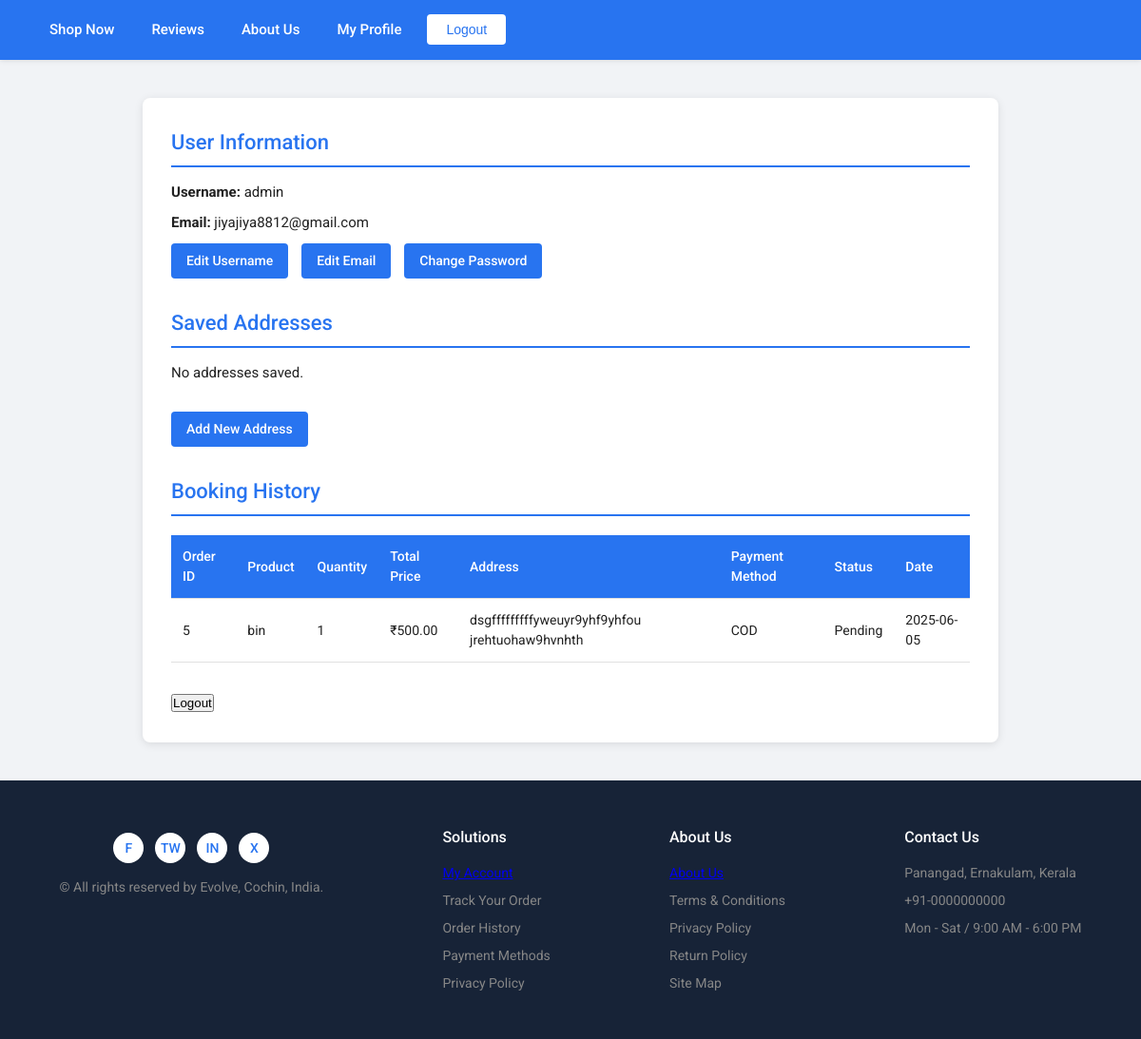
The page /profile/ (signed in) on the database as committed earlier.
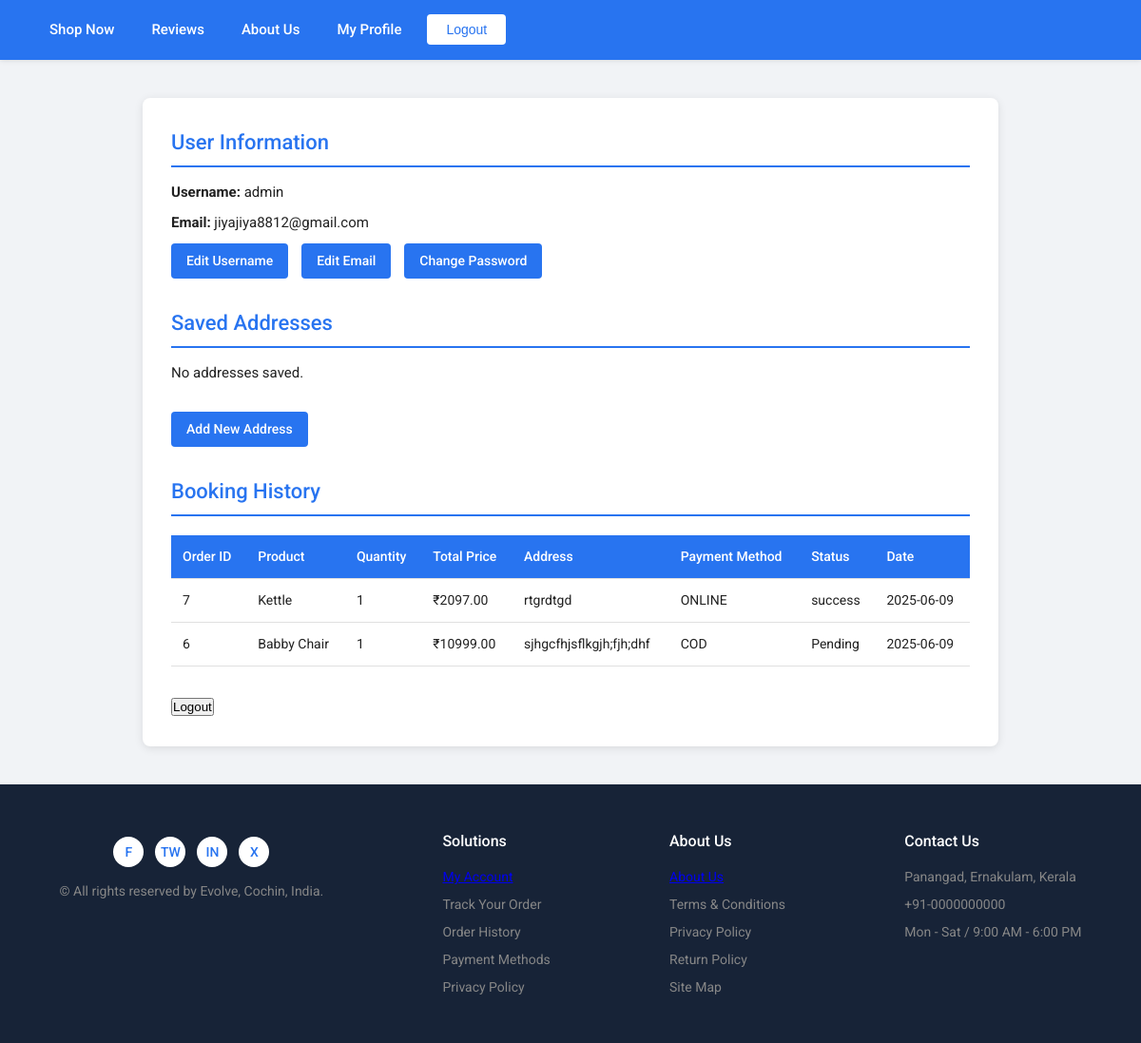
The same page on the database as committed later.
### eapp/models.py (models this page shows, shortened)
class Order(models.Model):
    PAYMENT_CHOICES = [
        ('COD', 'Cash on Delivery'),
        ('ONLINE', 'Online Payment'),
    ]
    user = models.ForeignKey(User, on_delete=models.CASCADE)
    product = models.ForeignKey(Gallery, on_delete=models.CASCADE)
    quantity = models.PositiveIntegerField(default=1)
    total_price = models.DecimalField(max_digits=10, decimal_places=2)
    address = models.TextField()  # Address input
    payment_method = models.CharField(max_length=10, choices=PAYMENT_CHOICES, default='COD')
    status = models.CharField(max_length=50, default="Pending")  # Status: Pending, Completed, Cancelled
    created_at = models.DateTimeField(auto_now_add=True)
    provider_order_id=models.CharField(
        _(" Order ID"),max_length=40,blank=True,null=True
        )
    payment_id=models.CharField(
        _("Payment ID"),max_length=36,blank=True,null=True
    )
    signature_id=models.CharField(
        _("Signature ID"),max_length=128,blank=True,null=True
    )

class Gallery(models.Model):
    feedimage = models.ImageField(upload_to='gallery_images/')
    user = models.ForeignKey(User, on_delete=models.CASCADE)
    name = models.CharField(max_length=100)
    model=models.CharField(max_length=400)
    discription=models.TextField(max_length=400, null=True, blank=True)
    offers=models.CharField(max_length=400, null=True, blank=True)
    price = models.DecimalField(max_digits=10, decimal_places=2)
    quantity = models.DecimalField(max_digits=10, decimal_places=2)
    image1=models.FileField(upload_to='gallery_images/', null=True, blank=True)
    image2=models.FileField(upload_to='gallery_images/', null=True, blank=True)
    image3=models.FileField(upload_to='gallery_images/', null=True, blank=True)
    rating=models.FloatField(default=0)
    vector_data=models.TextField(null=True)

### eapp/views.py (the view)
# urls.py: path('profile/', views.profile_view, name='profile'),
@login_required(login_url='userlogin')
def profile_view(request):
    addresses = Address.objects.filter(user=request.user)
    orders = Order.objects.filter(user=request.user).order_by('-created_at')
    context = {
        'addresses': addresses,
        'email': request.user.email,
        'username': request.user.username,
        'orders': orders,
    }
    return render(request, 'profile.html', context)

### templates/profile.html (shortened to what this page needs)
{% extends 'base.html' %}
{% block content %}
<div class="profile-container">
    <div class="profile-section">
        <h2>User Information</h2>
        <p><strong>Username:</strong> {{ username }}</p>
        <p><strong>Email:</strong> {{ email }}</p>
        <a href="{% url 'edit_username' %}" class="action-btn">Edit Username</a>
        <a href="{% url 'edit_email' %}" class="action-btn">Edit Email</a>
        <a href="{% url 'change_password' %}" class="action-btn">Change Password</a>
    </div>
    <div class="profile-section">
        <h2>Saved Addresses</h2>
        {% if addresses %}
            <table>
                <tr>
                    <th>Name</th>
                    <th>Address</th>
                    <th>Phone</th>
                    <th>Actions</th>
                </tr>
                {% for address in addresses %}
                    <tr>
                        <td>{{ address.name }}</td>
                        <td>{{ address.address }}</td>
                        <td>{{ address.phone }}</td>
                        <td>
                            <a href="{% url 'edit_address' address.id %}" class="action-btn">Edit</a>
                            <a href="{% url 'delete_address' address.id %}" class="action-btn delete-btn">Delete</a>
                        </td>
                    </tr>
                {% endfor %}
            </table>
        {% else %}
            <p>No addresses saved.</p>
        {% endif %}
        <a href="{% url 'add_address' %}" class="action-btn" style="margin-top: 20px; display: inline-block;">Add New Address</a>
    </div>
    <div class="profile-section">
        <h2>Booking History</h2>
        {% if orders %}
            <table>
                <tr>
                    <th>Order ID</th>
                    <th>Product</th>
                    <th>Quantity</th>
                    <th>Total Price</th>
                    <th>Address</th>
                    <th>Payment Method</th>
                    <th>Status</th>
                    <th>Date</th>
                </tr>
                {% for order in orders %}
                    <tr>
                        <td>{{ order.id }}</td>
                        <td>{{ order.product.name }}</td>
                        <td>{{ order.quantity }}</td>
                        <td>₹{{ order.total_price }}</td>
                        <td>{{ order.address }}</td>
                        <td>{{ order.payment_method }}</td>
                        <td>{{ order.status }}</td>
                        <td>{{ order.created_at|date:"Y-m-d" }}</td>
                    </tr>
                {% endfor %}
            </table>
        {% else %}
            <p>No bookings found.</p>
        {% endif %}
    </div>
      {% if 'username' in request.session %}
            <div><a href="{% url 'logout' %}"><button>Logout</button></a></div>
            {% else %}
            <div><a href="{% url 'userlogin' %}"><button>Login</button></a></div>
            {% endif %}
</div>
{% endblock %}

Rows that differ between the two databases and show on the page:
removed Order: id "5", product.name "bin", quantity "1", total_price "500.00", address "dsgfffffffffyweuyr9yhf9yhfou jrehtuohaw9hvnhth", payment_method "COD", status "Pending", created_at "2025-06-05"
added Order: id "7", product.name "Kettle", quantity "1", total_price "2097.00", address "rtgrdtgd", payment_method "ONLINE", status "success", created_at "2025-06-09"
added Order: id "6", product.name "Babby Chair", quantity "1", total_price "10999.00", address "sjhgcfhjsflkgjh;fjh;dhf", payment_method "COD", status "Pending", created_at "2025-06-09"
